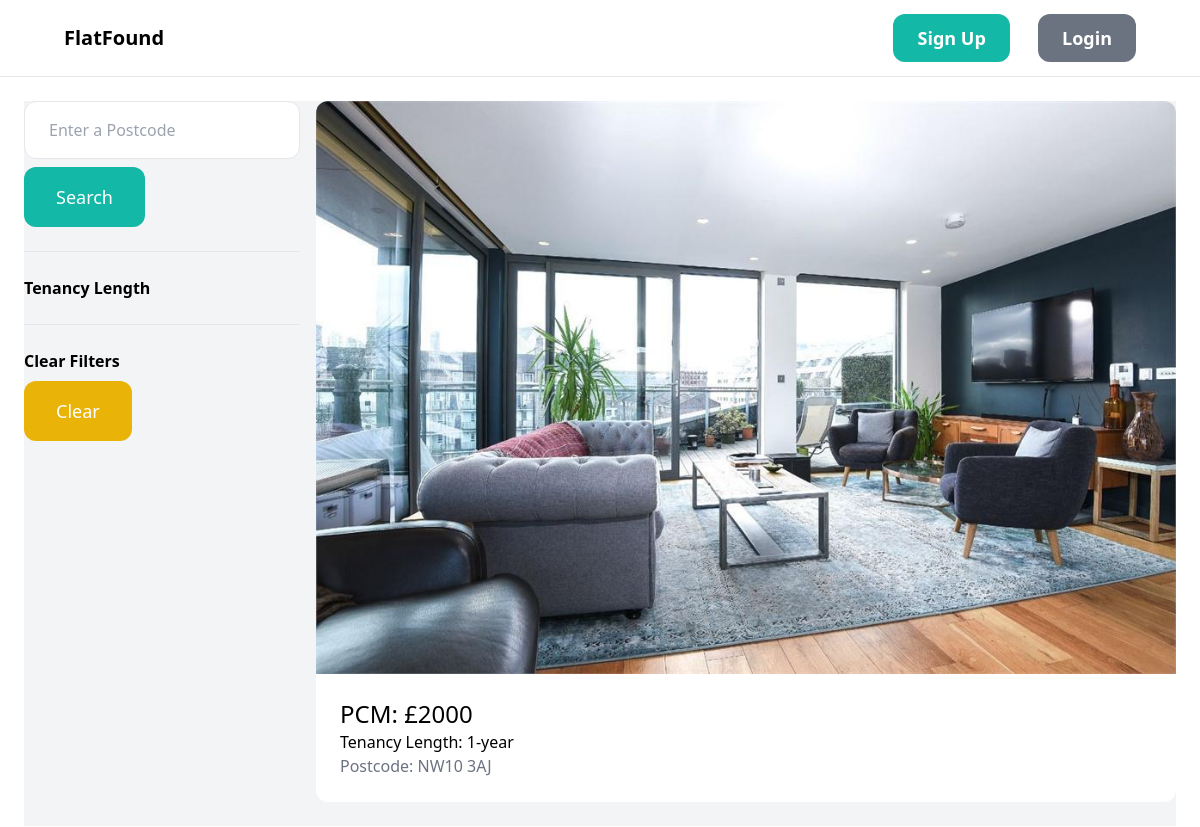
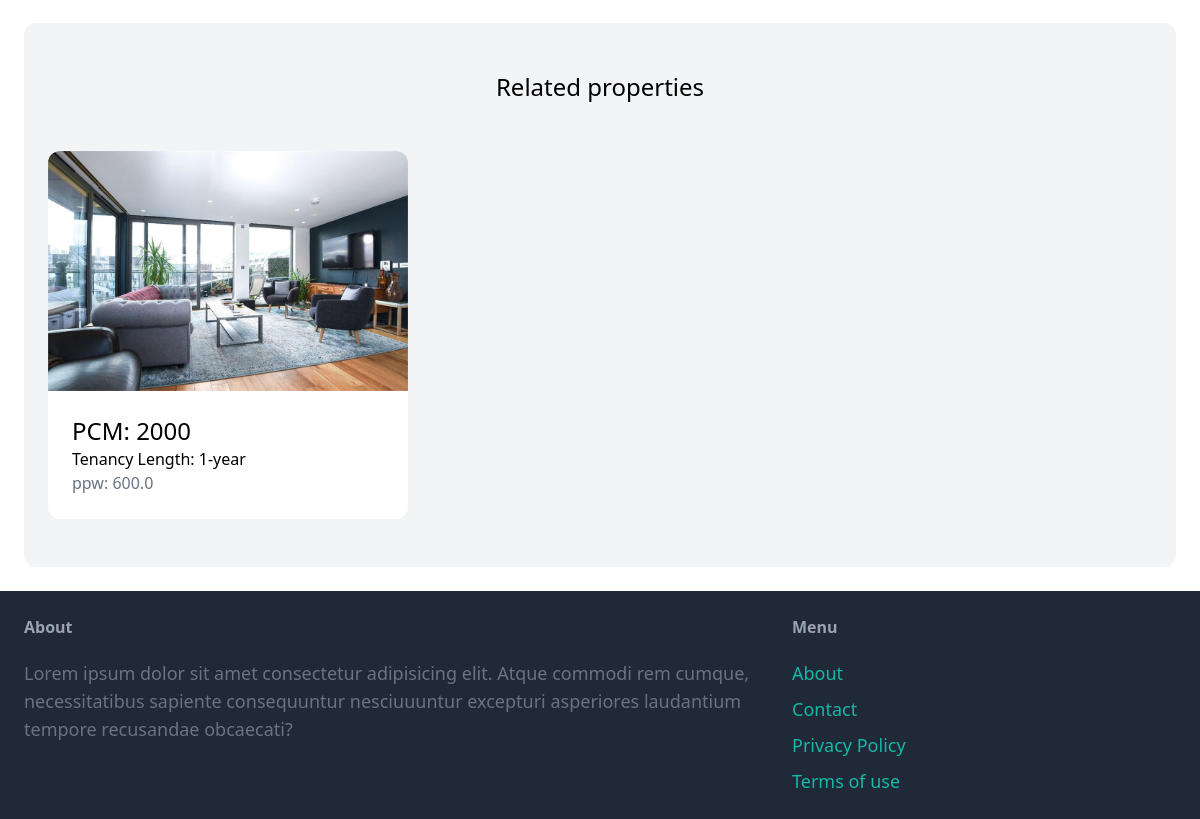
Before: /properties/ with the older database file (2 pictures, top to bottom).
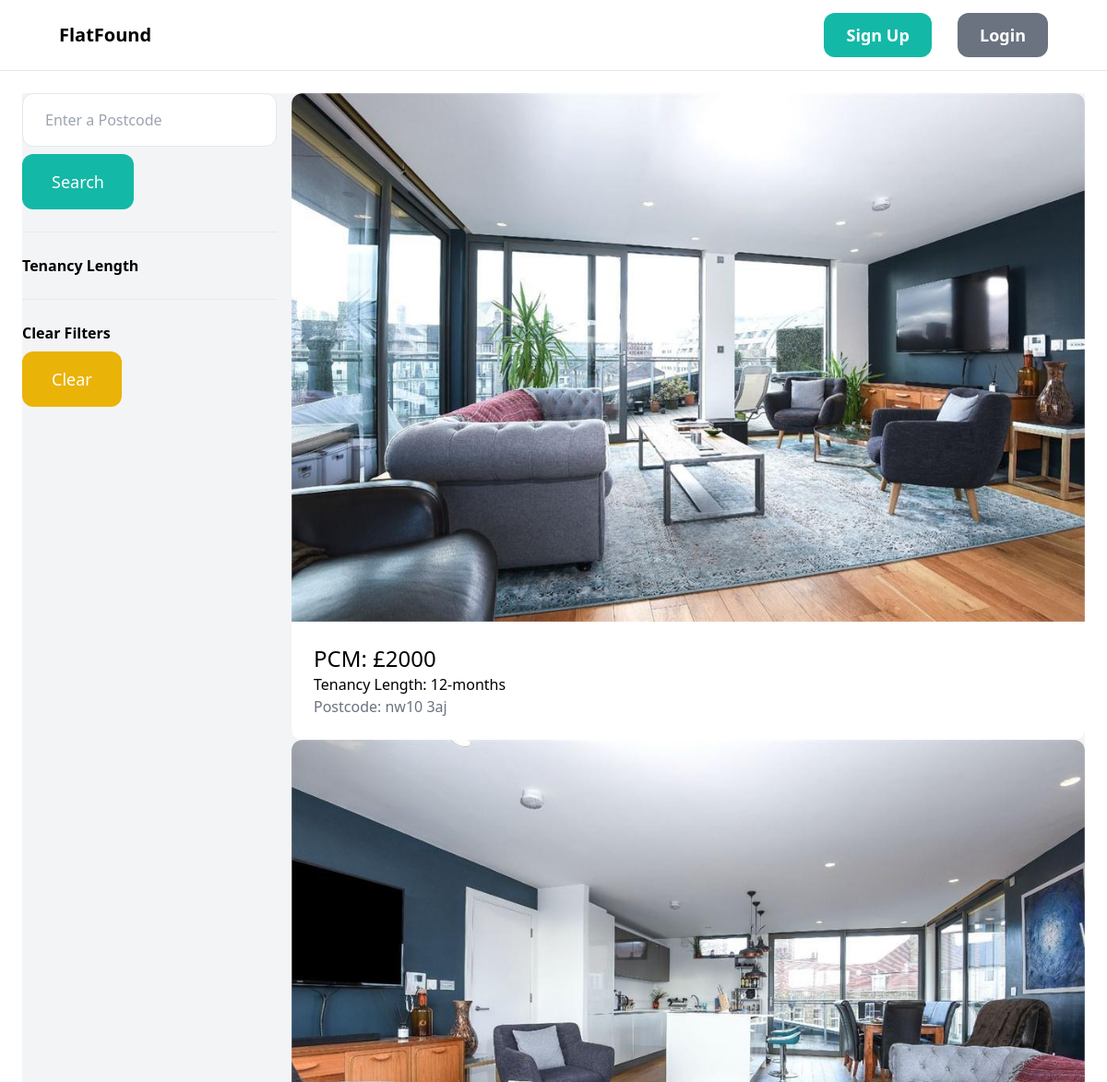
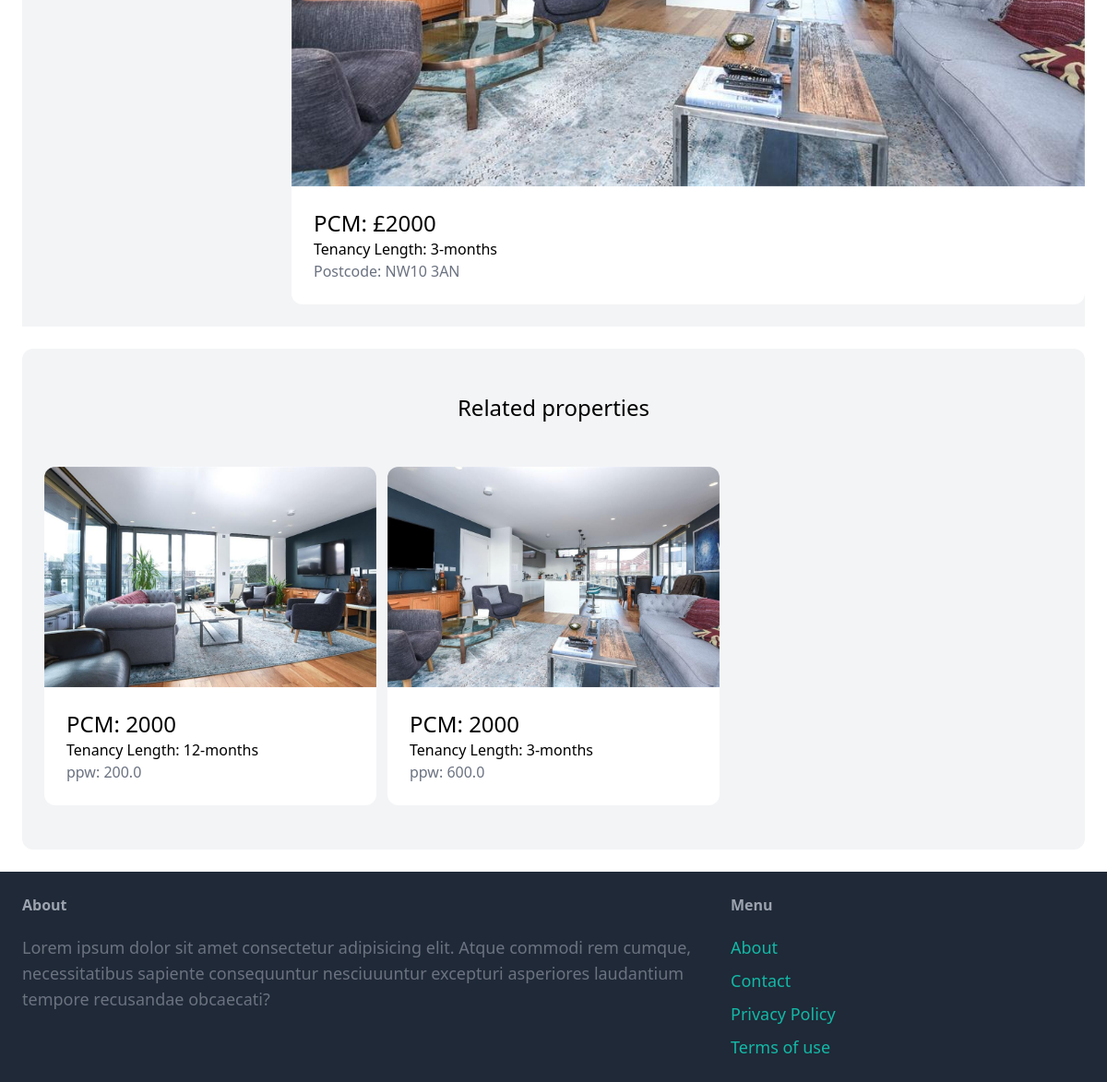
After: the same page with the newer database file (2 pictures, top to bottom).
### property/models.py (models this page shows, shortened)
class Property(models.Model):
    category = models.ForeignKey(
        Category, related_name='properties', on_delete=models.CASCADE)
    price_pcm = models.IntegerField()
    ppw = models.FloatField()
    address = models.TextField(blank=True, null=True)
    postcode = models.TextField(blank=True, null=True)
    pet_friendly = models.BooleanField(blank=True, null=True)
    number_of_beds = models.IntegerField(blank=True, null=True)
    number_of_bathrooms = models.IntegerField(blank=True, null=True)
    description = models.TextField(blank=True, null=True)
    image = models.ImageField(upload_to='prop_images', blank=True, null=True)
    favourites = models.ManyToManyField(User, related_name='favourite', default=None, blank=True)
    created_by = models.ForeignKey(
        User, related_name='properties', on_delete=models.CASCADE)
    created_at = models.DateField(auto_now_add=True)

class Category(models.Model):
    name = models.CharField(max_length=255)
    class Meta:
        ordering = ('name',)
        verbose_name_plural = 'Categories'
    def __str__(self):
        return self.name  # Shows the name of property on admin page

### property/views.py (the view)
# urls.py: path('properties/', include('property.urls')),
def property(request):
    query = request.GET.get('query', '')
    length_id = request.GET.get('length', 0)
    length_type = Category.objects.all()
    properties = Property.objects.all()
    if length_id:
        properties = properties.filter(length_id=length_id)
    if query:
        properties = properties.filter(
            Q(postcode__icontains=query) | Q(description__icontains=query))
    return render(request, 'property/listings.html', {
        'properties': properties,
        'query': query,
        'length_type': length_type,
        'length_id': int(length_id)
    })

### property/templates/property/listings.html (shortened to what this page needs)
{% extends 'core/base.html' %}
{% block content %}
<div class="pb-6 grid grid-cols-4 gap-4 bg-gray-100">
    <div class="col-span-1">
        <form action="{% url 'property:properties' %}" method="get">
            <input name="query" value="{{ query }}" type="text" class="w-full py-4 px-6 border rounded-xl" placeholder="Enter a Postcode">
            <button class="mt-2 py-4 px-8 text-lg bg-teal-500 text-white rounded-xl">Search</button>
        </form>
        <hr class="my-6">
        <p class="font-semibold">Tenancy Length</p>
        <hr class="my-6">
        <p class="font-semibold">Clear Filters</p>
        <ul>
            <li><a href="{% url 'property:properties' %}" class="mt-2 py-4 px-8 inline-block bg-yellow-500 text-lg rounded-xl text-white">Clear</a></li>
        </ul>
    </div>
    <div class="col-span-3">
        {% for property in properties %}
        <div>
            <a href="{% url 'property:detail' property.id %}">
                <div>
                    <img src="{{ property.image.url }}" alt="" class="rounded-t-xl">
                </div>
                <div class="p-6 bg-white rounded-b-xl">
                    <h2 class="text-2xl">PCM: £{{ property.price_pcm }}</h2>
                    <h2 class="text-1xl">Tenancy Length: {{property.category}} </h2>
                    <p class="text-gray-500">Postcode: {{ property.postcode }}</p>
                </div>
            </a>
        </div>
        {% endfor %}
    </div>
</div>
<div class="mt-6 px-6 py-12 bg-gray-100 rounded-xl">
    <h2 class="mb-12 text-2xl text-center">Related properties</h2>
    <div class="grid grid-cols-3 gap-3">
        {% for property in properties %}
        <div>
            <a href="{% url 'property:detail' property.id %}">
                <div class="">
                    <img src="{{property.image.url }}" alt="" class="rounded-t-xl">
                </div>
                <div class="p-6 bg-white rounded-b-xl">
                    <h2 class="text-2xl">PCM: {{property.price_pcm}}</h2>
                    <h2 class="text-1xl">Tenancy Length: {{property.category}} </h2>
                    <p class="text-gray-500">ppw: {{property.ppw}}</p>
                </div>
            </a>
        </div>
        {% endfor %}
    </div>
</div>
{% endblock %}

### core/templates/core/base.html (shortened to what this page needs)
<!DOCTYPE html>
<html lang="en">
<head>
    <script src="https://cdn.tailwindcss.com"></script>
</head>
<body>
<nav class="px-16 py-6 flex justify-between items-center border-b border-gray-200">
    {% if request.user.is_authenticated %}
    <a href="{% url 'core:index' %}" class="text-xl font-semibold text-white-500">FlatFound</a>
    <div class="space-x-6">
        <a href="{% url 'property:properties' %}" class="text-lg font-semibold hover:text-green-500">Browse</a>
        <a href="{% url 'dashboard:index' %}" class="text-lg font-semibold hover:text-grey-500">Dashboard</a>
        <a href="{% url 'property:new' %}" class="text-lg font-semibold hover:text-gray-500">New Listing</a>
        <a href="{% url 'property:favourite_list' %}" class="text-lg font-semibold hover:text-gray-500">Favourites</a>
        <a href="{% url 'core:logout' %}" class="text-lg font-semibold hover:text-gray-500">Logout</a>
    {% else %}
    <a href="{% url 'core:login' %}" class="text-xl font-semibold text-white-500">FlatFound</a>
    <div class="space-x-6">
        <a href="{% url 'core:signup' %}" class="px-6 py-3 text-lg font-semibold bg-teal-500 text-white rounded-xl hover:bg-teal-700">Sign Up</a>
        <a href="{% url 'core:login' %}" class="px-6 py-3 text-lg font-semibold bg-gray-500 text-white rounded-xl hover:bg-gray-700">Login</a>
    </div>
        {% endif %}
</nav>
<div class="px-6 py-6">{% block content %} {% endblock %}</div>
<footer class="py-6 px-6 flex justify-between bg-gray-800 bottom-0">
    <div class="w-2/3 pr-10">
        <h3 class="mb-5 font-semibold text-gray-400">About</h3>
        <p class="text-lg text-gray-500">
            Lorem ipsum dolor sit amet consectetur adipisicing elit. Atque commodi
            rem cumque, necessitatibus sapiente consequuntur nesciuuuntur
            excepturi asperiores laudantium tempore recusandae obcaecati?
        </p>
    </div>
    <div class="w-1/3">
        <h3 class="mb-5 font-semibold text-gray-400">Menu</h3>
        <ul class="space-y-2">
            <li><a href="#" class="text-lg text-teal-500 hover:text-teal-700">About</a></li>
            <li><a href="" class="text-lg text-teal-500 hover:text-teal-700">Contact</a></li>
            <li><a href="#" class="text-lg text-teal-500 hover:text-teal-700">Privacy Policy</a></li>
            <li><a href="#" class="text-lg text-teal-500 hover:text-teal-700">Terms of use</a></li>
        </ul>
    </div>
</footer>
</body>
</html>

Changed rows visible on the page:
removed Property: image (picture), price_pcm "2000", category "1-year", postcode "NW10 3AJ", ppw "600.0"
added Property: image (picture), price_pcm "2000", category "12-months", postcode "nw10 3aj", ppw "200.0"
added Property: image (picture), price_pcm "2000", category "3-months", postcode "NW10 3AN", ppw "600.0"
